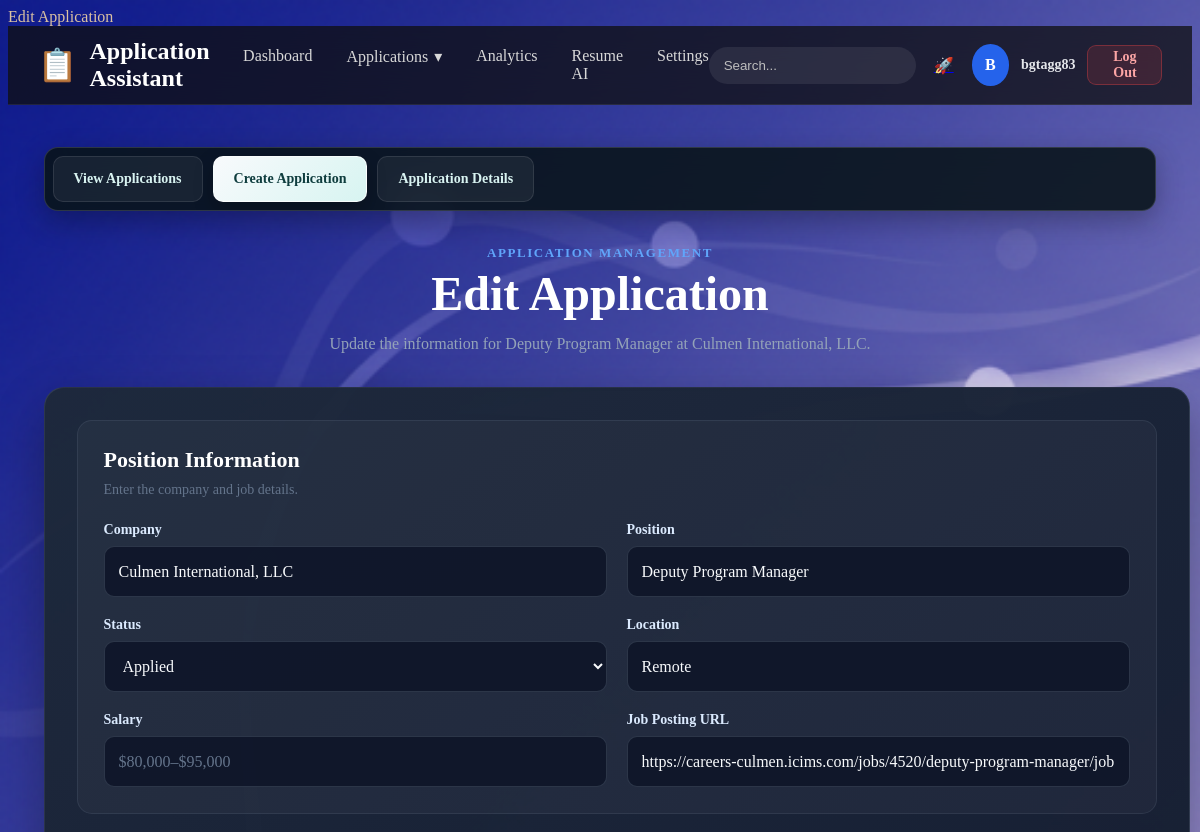
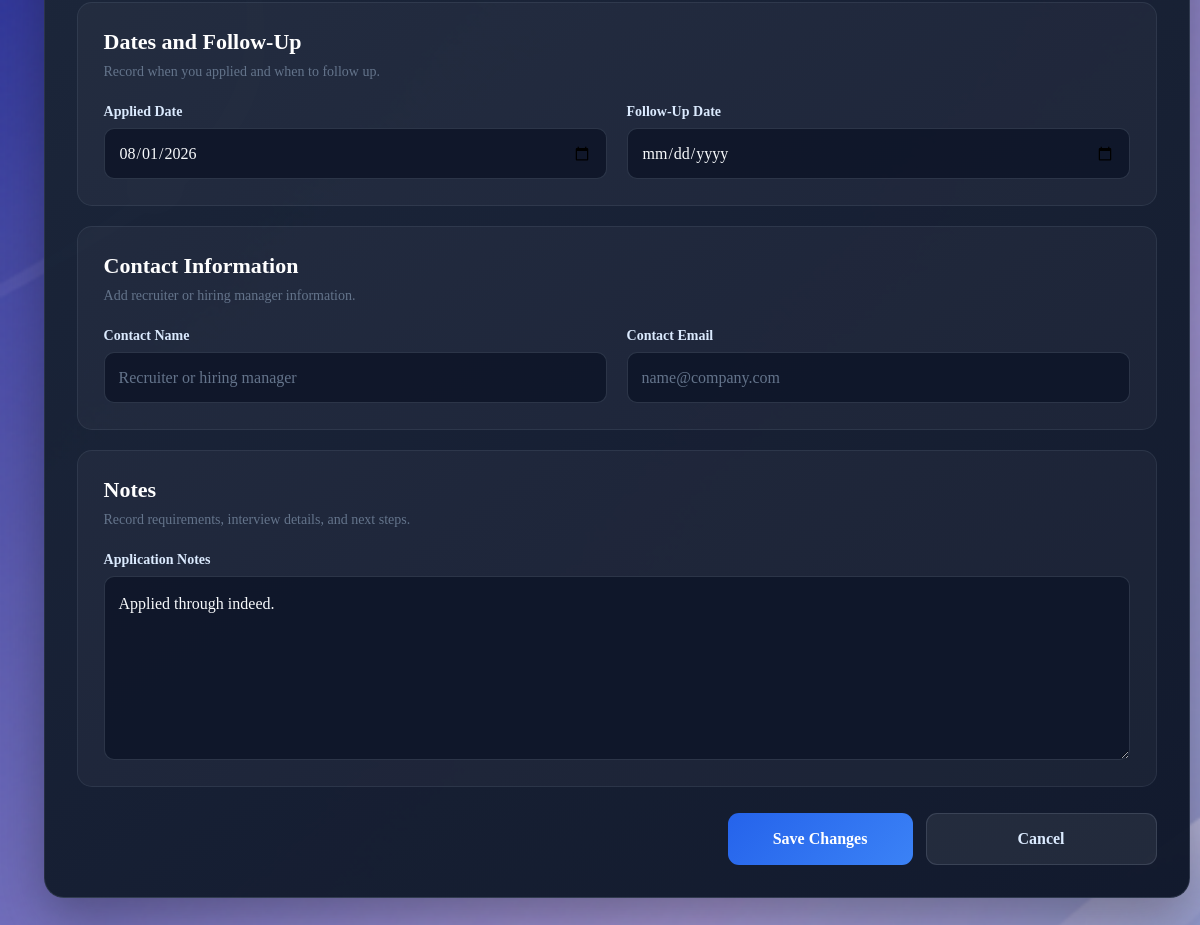
/applications/1/edit/ (signed in), run on the app's committed database (2 pictures, top to bottom).
### applications/models.py (models this page shows, shortened)
class JobApplication(models.Model):
    STATUS_CHOICES = [
        ('saved', 'Saved'),
        ('applied', 'Applied'),
        ('screening', 'Screening'),
        ('interviewing', 'Interviewing'),
        ('offer', 'Offer'),
        ('rejected', 'Rejected'),
        ('accepted', 'Accepted'),
        ('withdrawn', 'Withdrawn'),
    ]
    user = models.ForeignKey(
        settings.AUTH_USER_MODEL,
        on_delete=models.CASCADE,
        related_name="job_applications",
    )
    company = models.CharField(
        max_length=150,
    )
    position = models.CharField(
        max_length=150,
    )
    status = models.CharField(
        max_length=20,
        choices=STATUS_CHOICES,
        default="saved",
    )
    location = models.CharField(
        max_length=150,
        blank=True,
    )
    job_url = models.URLField(
        max_length=500,
        blank=True,
    )
    contact_name = models.CharField(
        max_length=150,
        blank=True,
    )
    contact_email = models.EmailField(
        blank=True,
    )
    salary = models.CharField(
        max_length=100,
        blank=True,
    )
    applied_date = models.DateField(
        null=True,
        blank=True,
    )
    follow_up_date = models.DateField(
        null=True,
        blank=True,
    )
    notes = models.TextField(
        blank=True,
    )
    created_at = models.DateTimeField(
        auto_now_add=True,
    )
    updated_at = models.DateTimeField(
        auto_now=True,
    )
    class Meta:
        ordering = ["-created_at"]

### applications/views.py (the view)
class ApplicationUpdateView(
    LoginRequiredMixin,
    UpdateView,
):
    model = JobApplication
    form_class = JobApplicationForm
    template_name = (
        "applications/application_form.html"
    )
    def get_queryset(self):
        return JobApplication.objects.filter(
            user=self.request.user
        )

### templates/applications/application_form.html (shortened to what this page needs)
{% extends "base.html" %}
{% load static %}
{% block extra_css %}
    <link
    rel="stylesheet"
    href="{% static 'css/application-form.css' %}"
    >
    <link
    rel="stylesheet"
    href="{% static 'css/application-shared.css' %}"
    >
{% endblock %}
{% block content %}
<section class="application-page">
    <nav class="application-tabs">
        <a
            href="{% url 'applications:application-list' %}"
            class="application-tab"
        >
            View Applications
        </a>
        <a
            href="{% url 'applications:application-create' %}"
            class="application-tab active"
        >
            Create Application
        </a>
        {% if object %}
            <a
                href="{% url 'applications:application-detail' object.pk %}"
                class="application-tab"
            >
                Application Details
            </a>
        {% else %}
            <span class="application-tab disabled">
                Application Details
            </span>
        {% endif %}
    </nav>
    <header class="application-form-heading">
        <p class="application-eyebrow">
            Application management
        </p>
        {% if object %}
            <h1>Edit Application</h1>
            <p>
                Update the information for
                {{ object.position }} at {{ object.company }}.
            </p>
        {% else %}
            <h1>Create Application</h1>
            <p>
                Add a new opportunity and begin tracking its progress.
            </p>
        {% endif %}
    </header>
    <form
        method="post"
        class="job-application-form"
    >
        <section class="application-form-section">
            <div class="form-section-heading">
                <h2>Position Information</h2>
                <p>
                    Enter the company and job details.
                </p>
            </div>
            <div class="application-form-grid">
                <div class="application-form-field">
                    <label for="{{ form.company.id_for_label }}">
                        Company
                    </label>
                    {{ form.company }}
                </div>
                <div class="application-form-field">
                    <label for="{{ form.position.id_for_label }}">
                        Position
                    </label>
                    {{ form.position }}
                </div>
                <div class="application-form-field">
                    <label for="{{ form.status.id_for_label }}">
                        Status
                    </label>
                    {{ form.status }}
                </div>
                <div class="application-form-field">
                    <label for="{{ form.location.id_for_label }}">
                        Location
                    </label>
                    {{ form.location }}
                </div>
                <div class="application-form-field">
                    <label for="{{ form.salary.id_for_label }}">
                        Salary
                    </label>
                    {{ form.salary }}
                </div>
                <div class="application-form-field">
                    <label for="{{ form.job_url.id_for_label }}">
                        Job Posting URL
                    </label>
                    {{ form.job_url }}
                </div>
            </div>
        </section>
        <section class="application-form-section">
            <div class="form-section-heading">
                <h2>Dates and Follow-Up</h2>
                <p>
                    Record when you applied and when to follow up.
                </p>
            </div>
            <div class="application-form-grid">
                <div class="application-form-field">
                    <label for="{{ form.applied_date.id_for_label }}">
                        Applied Date
                    </label>
                    {{ form.applied_date }}
                </div>
                <div class="application-form-field">
                    <label for="{{ form.follow_up_date.id_for_label }}">
                        Follow-Up Date
                    </label>
                    {{ form.follow_up_date }}
                </div>
            </div>
        </section>
        <section class="application-form-section">
            <div class="form-section-heading">
                <h2>Contact Information</h2>
                <p>
                    Add recruiter or hiring manager information.
                </p>
            </div>
            <div class="application-form-grid">
                <div class="application-form-field">
                    <label for="{{ form.contact_name.id_for_label }}">
                        Contact Name
                    </label>
                    {{ form.contact_name }}
                </div>
                <div class="application-form-field">
                    <label for="{{ form.contact_email.id_for_label }}">
                        Contact Email
                    </label>
                    {{ form.contact_email }}
                </div>
            </div>
        </section>
        <section class="application-form-section">
            <div class="form-section-heading">
                <h2>Notes</h2>
                <p>
                    Record requirements, interview details, and next steps.
                </p>
            </div>
            <div class="application-form-field full-width-field">
                <label for="{{ form.notes.id_for_label }}">
                    Application Notes
                </label>
                {{ form.notes }}
            </div>
        </section>
        <div class="application-form-actions">
            <button
                type="submit"
                class="save-application-button"
            >
                {% if object %}
                    Save Changes
                {% else %}
                    Create Application
                {% endif %}
            </button>
            <a
                href="{% url 'applications:application-list' %}"
                class="cancel-application-button"
            >
                Cancel
            </a>
        </div>
    </form>
</section>
{% endblock %}

### templates/base.html (shortened to what this page needs)
{% load static %}
<!DOCTYPE html>
<html lang="en">
<head>
    <link rel="stylesheet" href="{% static 'css/styles.css' %}">
    <link rel="stylesheet" href="{% static 'css/navbar.css' %}">
    {% block extra_css %}
    {% endblock %}
</head>
<body>
    <header class="navbar">
        <div class="navbar-container">
            <a href="{% url 'applications:home' %}" class="logo">
                <span class="logo-icon">📋</span>
                <span>Application Assistant</span>
            </a>
            <nav class="nav-links">
                <a href="{% url 'applications:home' %}">
                    Dashboard
                </a>
                <div class="nav-dropdown">
                    <button
                        type="button"
                        class="dropdown-toggle"
                    >
                        Applications
                        <span>▾</span>
                    </button>
                </div>
                <a href="{% url 'applications:analytics' %}">
                    Analytics
                </a>
                <a href="{% url 'applications:resume-ai' %}">
                    Resume AI
                </a>
                <a href="{% url 'applications:settings' %}">
                    Settings
                </a>
            </nav>
            <div class="navbar-right">
                <input
                    type="search"
                    placeholder="Search..."
                    class="navbar-search"
                >
                <a href="{% url 'applications:register' %}" title="Register">
                    <span role="img" aria-label="Register">🚀</span>
                </a>
                {% if user.is_authenticated %}
                    <div class="user-menu">
                        <div class="avatar">
                            {{ user.username|first|upper }}
                        </div>
                        <span class="welcome-text">
                            {{ user.username }}
                        </span>
                        <form
                            action="{% url 'logout' %}"
                            method="post"
                            class="logout-form"
                        >
                            <button
                                type="submit"
                                class="logout-button"
                            >
                                Log Out
                            </button>
                        </form>
                    </div>
                {% else %}
                    <a
                        href="{% url 'login' %}" title="Log In">
                    <span role = "img" aria-label="Log In">🗝️</span>
                    </a>
                {% endif %}
            </div>
        </div>
    </header>
    <main>
        {% block content %}
        {% endblock %}
    </main>
</body>
</html>

### static/css/styles.css (style rules this page uses)
body { background-image: url('../images/background.png'); background-size: cover; color: rgb(218, 193, 162); }

### static/css/navbar.css (style rules this page uses)
.navbar { position:sticky; top:0; z-index:1000; backdrop-filter:blur(18px); -webkit-backdrop-filter:blur(18px); background:rgba(15,15,15,.75); border-bottom:1px solid rgba(255,255,255,.08); }
.navbar-container { width:min(1400px,95%); margin:auto; height:78px; display:flex; justify-content:space-between; align-items:center; }
.logo { display:flex; align-items:center; gap:12px; color:white; text-decoration:none; font-size:24px; font-weight:700; }
.logo-icon { font-size:32px; }
.nav-links { display:flex; gap:34px; }
.nav-links a { position:relative; color:#d8d8d8; text-decoration:none; font-weight:500; transition:.25s; }
.nav-links a::after { content:""; position:absolute; left:0; bottom:-8px; width:0; height:2px; background:#3b82f6; transition:.3s; }
.navbar-right { display:flex; align-items:center; gap:18px; }
.navbar-search { width:220px; padding:11px 15px; border:none; border-radius:999px; background:rgba(255,255,255,.08); color:white; }
.navbar-search::placeholder { color:#bdbdbd; }
.avatar { width:42px; height:42px; border-radius:50%; display:flex; justify-content:center; align-items:center; background:#2563eb; color:white; font-weight:700; transition:.25s; }
.user-menu { display: flex; align-items: center; gap: 12px; }
.welcome-text { color: #e5e7eb; font-size: 14px; font-weight: 600; }
.logout-form { margin: 0; }
.logout-button, .login-button { display: inline-flex; align-items: center; justify-content: center; min-height: 40px; padding: 0 16px; border: none; border-radius: 9px; font-family: inherit; font-size: 14px; font-weight: 700; text-decoration: none; cursor: pointer; transition: transform 0.2s ease, background-color 0.2s ease, box-shadow 0.2s ease; }
.logout-button { background: rgba(239, 68, 68, 0.14); color: #fca5a5; border: 1px solid rgba(239, 68, 68, 0.35); }
.nav-dropdown { position: relative; }
.dropdown-toggle { display: flex; align-items: center; gap: 6px; padding: 0; background: transparent; color: #d8d8d8; border: none; font-family: inherit; font-size: inherit; font-weight: 500; cursor: pointer; }

### static/css/application-shared.css (style rules this page uses)
.application-page { width: min(1400px, 94%); margin: 0 auto; padding: 42px 0 70px; color: #f8fafc; }
.application-eyebrow { margin: 0 0 7px; color: #60a5fa; font-size: 13px; font-weight: 800; letter-spacing: 0.12em; text-transform: uppercase; }
.application-tabs { display: flex; align-items: center; gap: 10px; margin-bottom: 28px; padding: 8px; overflow-x: auto; background: rgba(8, 20, 24, 0.88); border: 1px solid rgba(255, 255, 255, 0.14); border-radius: 14px; box-shadow: 0 10px 28px rgba(0, 0, 0, 0.28); backdrop-filter: blur(12px); -webkit-backdrop-filter: blur(12px); }
.application-tab { display: inline-flex; align-items: center; justify-content: center; flex: 0 0 auto; min-height: 44px; padding: 0 20px; background: rgba(255, 255, 255, 0.06); color: #d8f3f1; border: 1px solid rgba(255, 255, 255, 0.1); border-radius: 10px; font-size: 14px; font-weight: 750; text-decoration: none; white-space: nowrap; transition: background-color 0.2s ease, color 0.2s ease, border-color 0.2s ease, transform 0.2s ease, box-shadow 0.2s ease; }
.application-tab.active { background: linear-gradient( 135deg, #f8fafc, #d7f4f1 ); color: #0f3d3e; border-color: rgba(255, 255, 255, 0.7); box-shadow: 0 8px 20px rgba(0, 0, 0, 0.24); }

### data on the page
JobApplication: position "Deputy Program Manager", company "Culmen International, LLC", status "Applied", location "Remote", job_url "https://careers-culmen.icims.com/jobs/4520/deputy-program-manager/job", applied_date "08/01/2026", notes "Applied through indeed."

### other printed values
{{ user.username|first|upper }} "B"
{{ user.username }} "bgtagg83"
